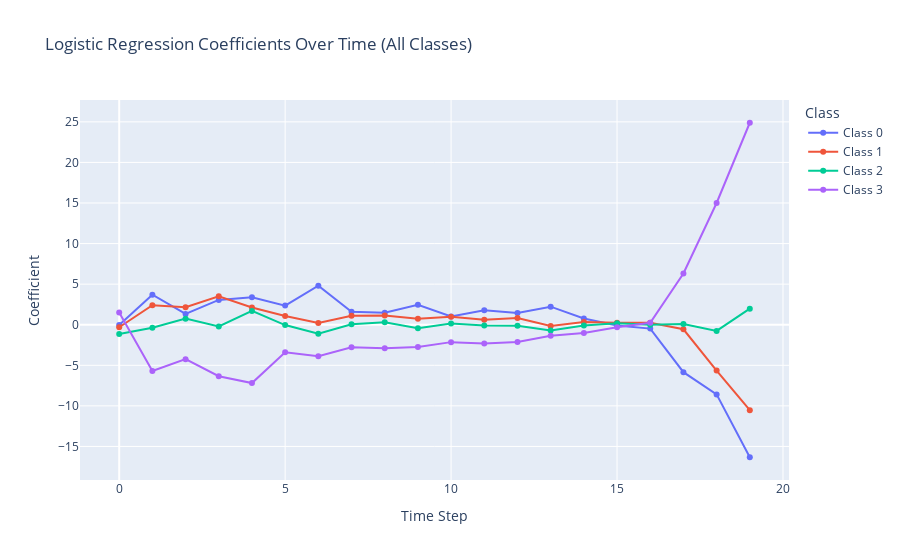

Here is the notebook cell this chart was saved with:
### Markdown cell above
#### Explanations for Classification models

### Code cell
# -------------------------------
# Interpretable Visualizations for Classification Models
# -------------------------------

# Define feature names and timesteps (adjust as needed)
feature_names = [f"timestep_{i}" for i in range(20)]
timesteps = np.array([int(f.split('_')[-1]) for f in feature_names])

# ----- 1. Decision Tree Classifier Visualizations -----

# Bar Chart: Feature Importances
dt_importances_df = pd.DataFrame({
    'Feature': feature_names,
    'Importance': best_dt_classifier.feature_importances_
}).sort_values(by='Importance', ascending=False)

plt.figure(figsize=(10, 6))
plt.bar(dt_importances_df['Feature'], dt_importances_df['Importance'],
        color='lightgreen', edgecolor='k')
plt.xlabel("Feature")
plt.ylabel("Importance")
plt.title("Decision Tree Classifier Feature Importances (Bar Chart)")
plt.xticks(rotation=45)
plt.tight_layout()
plt.show()

# Tree Visualization (only feasible for smaller trees)
plt.figure(figsize=(12, 8))
plot_tree(best_dt_classifier, feature_names=feature_names,
          filled=True, rounded=True, fontsize=8)
plt.title("Decision Tree Classifier Visualization")
plt.show()

# Continuous Plot: Feature Importances Over Time
plt.figure(figsize=(10, 6))
plt.plot(timesteps, best_dt_classifier.feature_importances_,
         marker='o', linestyle='-', color='blue')
plt.xlabel("Time Step")
plt.ylabel("Feature Importance")
plt.title("Decision Tree Feature Importances Over Time")
plt.grid(True)
plt.tight_layout()
plt.show()


# ----- 2. Logistic Regression Visualizations (Multi-class) -----

# Determine the number of classes from the coefficient array


# Assume best_lr_classifier is already defined and trained
# best_lr_classifier.coef_ has shape (n_classes, n_features)
n_classes = best_lr_classifier.coef_.shape[0]

# Create a combined DataFrame for all classes
data = []
for class_idx in range(n_classes):
    for j, time_step in enumerate(timesteps):
        data.append({
            'Time Step': time_step,
            'Coefficient': best_lr_classifier.coef_[class_idx][j],
            'Class': f"Class {class_idx}"
        })

df_lr = pd.DataFrame(data)

# Create a Plotly Express line plot with markers
fig = px.line(df_lr, x="Time Step", y="Coefficient", color="Class",
              markers=True,
              title="Logistic Regression Coefficients Over Time (All Classes)")
fig.show()

### Figure 1 — Plotly figure (JSON) as saved in the notebook; plotly's stock layout.template omitted (floating-point values rounded to 4 significant figures)
{"data": [{"hovertemplate": "Class=Class 0<br>Time Step=%{x}<br>Coefficient=%{y}<extra></extra>", "legendgroup": "Class 0", "line": {"color": "#636efa", "dash": "solid"}, "marker": {"symbol": "circle"}, "mode": "lines+markers", "name": "Class 0", "orientation": "v", "showlegend": true, "type": "scatter", "x": [0, 1, 2, 3, 4, 5, 6, 7, 8, 9, 10, 11, 12, 13, 14, 15, 16, 17, 18, 19], "xaxis": "x", "y": [-0.03133, 3.695, 1.331, 3.059, 3.374, 2.354, 4.806, 1.597, 1.468, 2.447, 1.013, 1.783, 1.441, 2.225, 0.7605, -0.0876, -0.4794, -5.849, -8.584, -16.33], "yaxis": "y"}, {"hovertemplate": "Class=Class 1<br>Time Step=%{x}<br>Coefficient=%{y}<extra></extra>", "legendgroup": "Class 1", "line": {"color": "#EF553B", "dash": "solid"}, "marker": {"symbol": "circle"}, "mode": "lines+markers", "name": "Class 1", "orientation": "v", "showlegend": true, "type": "scatter", "x": [0, 1, 2, 3, 4, 5, 6, 7, 8, 9, 10, 11, 12, 13, 14, 15, 16, 17, 18, 19], "xaxis": "x", "y": [-0.3114, 2.395, 2.159, 3.5, 2.114, 1.082, 0.2012, 1.118, 1.122, 0.7236, 0.9883, 0.6049, 0.8231, -0.1553, 0.3382, 0.2415, 0.2493, -0.5577, -5.652, -10.54], "yaxis": "y"}, {"hovertemplate": "Class=Class 2<br>Time Step=%{x}<br>Coefficient=%{y}<extra></extra>", "legendgroup": "Class 2", "line": {"color": "#00cc96", "dash": "solid"}, "marker": {"symbol": "circle"}, "mode": "lines+markers", "name": "Class 2", "orientation": "v", "showlegend": true, "type": "scatter", "x": [0, 1, 2, 3, 4, 5, 6, 7, 8, 9, 10, 11, 12, 13, 14, 15, 16, 17, 18, 19], "xaxis": "x", "y": [-1.152, -0.3831, 0.7499, -0.2156, 1.704, -0.04154, -1.116, 0.05135, 0.3124, -0.4346, 0.1439, -0.08698, -0.1292, -0.7037, -0.0924, 0.1716, -0.007215, 0.09016, -0.7634, 1.978], "yaxis": "y"}, {"hovertemplate": "Class=Class 3<br>Time Step=%{x}<br>Coefficient=%{y}<extra></extra>", "legendgroup": "Class 3", "line": {"color": "#ab63fa", "dash": "solid"}, "marker": {"symbol": "circle"}, "mode": "lines+markers", "name": "Class 3", "orientation": "v", "showlegend": true, "type": "scatter", "x": [0, 1, 2, 3, 4, 5, 6, 7, 8, 9, 10, 11, 12, 13, 14, 15, 16, 17, 18, 19], "xaxis": "x", "y": [1.495, -5.707, -4.24, -6.343, -7.192, -3.394, -3.891, -2.767, -2.903, -2.736, -2.145, -2.301, -2.135, -1.366, -1.006, -0.3255, 0.2373, 6.316, 15.0, 24.89], "yaxis": "y"}], "layout": {"legend": {"title": {"text": "Class"}, "tracegroupgap": 0}, "title": {"text": "Logistic Regression Coefficients Over Time (All Classes)"}, "xaxis": {"anchor": "y", "domain": [0, 1], "title": {"text": "Time Step"}}, "yaxis": {"anchor": "x", "domain": [0, 1], "title": {"text": "Coefficient"}}}}
